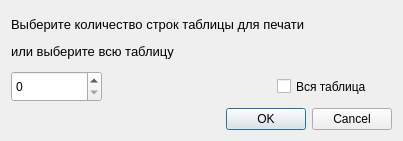
<?xml version="1.0" encoding="UTF-8"?>
<ui version="4.0">
 <class>reportrowcount</class>
 <widget class="QDialog" name="reportrowcount">
  <property name="geometry">
   <rect>
    <x>0</x>
    <y>0</y>
    <width>403</width>
    <height>141</height>
   </rect>
  </property>
  <property name="windowTitle">
   <string>Dialog</string>
  </property>
  <layout class="QGridLayout" name="gridLayout">
   <item row="0" column="0">
    <widget class="QLabel" name="label">
     <property name="text">
      <string>&lt;html&gt;&lt;head/&gt;&lt;body&gt;&lt;p align=&quot;justify&quot;&gt;&lt;span style=&quot; font-size:10pt;&quot;&gt;Выберите количество строк таблицы для печати &lt;/span&gt;&lt;/p&gt;&lt;p align=&quot;justify&quot;&gt;&lt;span style=&quot; font-size:10pt;&quot;&gt;или выберите всю таблицу&lt;/span&gt;&lt;/p&gt;&lt;/body&gt;&lt;/html&gt;</string>
     </property>
    </widget>
   </item>
   <item row="1" column="0">
    <layout class="QHBoxLayout" name="horizontalLayout">
     <item>
      <widget class="QSpinBox" name="row_torep_spinBox">
       <property name="minimumSize">
        <size>
         <width>91</width>
         <height>31</height>
        </size>
       </property>
       <property name="maximumSize">
        <size>
         <width>91</width>
         <height>31</height>
        </size>
       </property>
       <property name="maximum">
        <number>1000</number>
       </property>
      </widget>
     </item>
     <item>
      <spacer name="horizontalSpacer">
       <property name="orientation">
        <enum>Qt::Horizontal</enum>
       </property>
       <property name="sizeHint" stdset="0">
        <size>
         <width>58</width>
         <height>20</height>
        </size>
       </property>
      </spacer>
     </item>
     <item>
      <widget class="QCheckBox" name="checkBox">
       <property name="minimumSize">
        <size>
         <width>115</width>
         <height>23</height>
        </size>
       </property>
       <property name="maximumSize">
        <size>
         <width>115</width>
         <height>23</height>
        </size>
       </property>
       <property name="text">
        <string>Вся таблица</string>
       </property>
      </widget>
     </item>
    </layout>
   </item>
   <item row="2" column="0">
    <widget class="QDialogButtonBox" name="buttonBox">
     <property name="orientation">
      <enum>Qt::Horizontal</enum>
     </property>
     <property name="standardButtons">
      <set>QDialogButtonBox::Cancel|QDialogButtonBox::Ok</set>
     </property>
    </widget>
   </item>
  </layout>
 </widget>
 <resources/>
 <connections>
  <connection>
   <sender>buttonBox</sender>
   <signal>accepted()</signal>
   <receiver>reportrowcount</receiver>
   <slot>accept()</slot>
   <hints>
    <hint type="sourcelabel">
     <x>227</x>
     <y>131</y>
    </hint>
    <hint type="destinationlabel">
     <x>157</x>
     <y>140</y>
    </hint>
   </hints>
  </connection>
  <connection>
   <sender>buttonBox</sender>
   <signal>rejected()</signal>
   <receiver>reportrowcount</receiver>
   <slot>reject()</slot>
   <hints>
    <hint type="sourcelabel">
     <x>295</x>
     <y>131</y>
    </hint>
    <hint type="destinationlabel">
     <x>286</x>
     <y>140</y>
    </hint>
   </hints>
  </connection>
  <connection>
   <sender>checkBox</sender>
   <signal>clicked(bool)</signal>
   <receiver>row_torep_spinBox</receiver>
   <slot>setDisabled(bool)</slot>
   <hints>
    <hint type="sourcelabel">
     <x>318</x>
     <y>78</y>
    </hint>
    <hint type="destinationlabel">
     <x>93</x>
     <y>79</y>
    </hint>
   </hints>
  </connection>
 </connections>
</ui>
